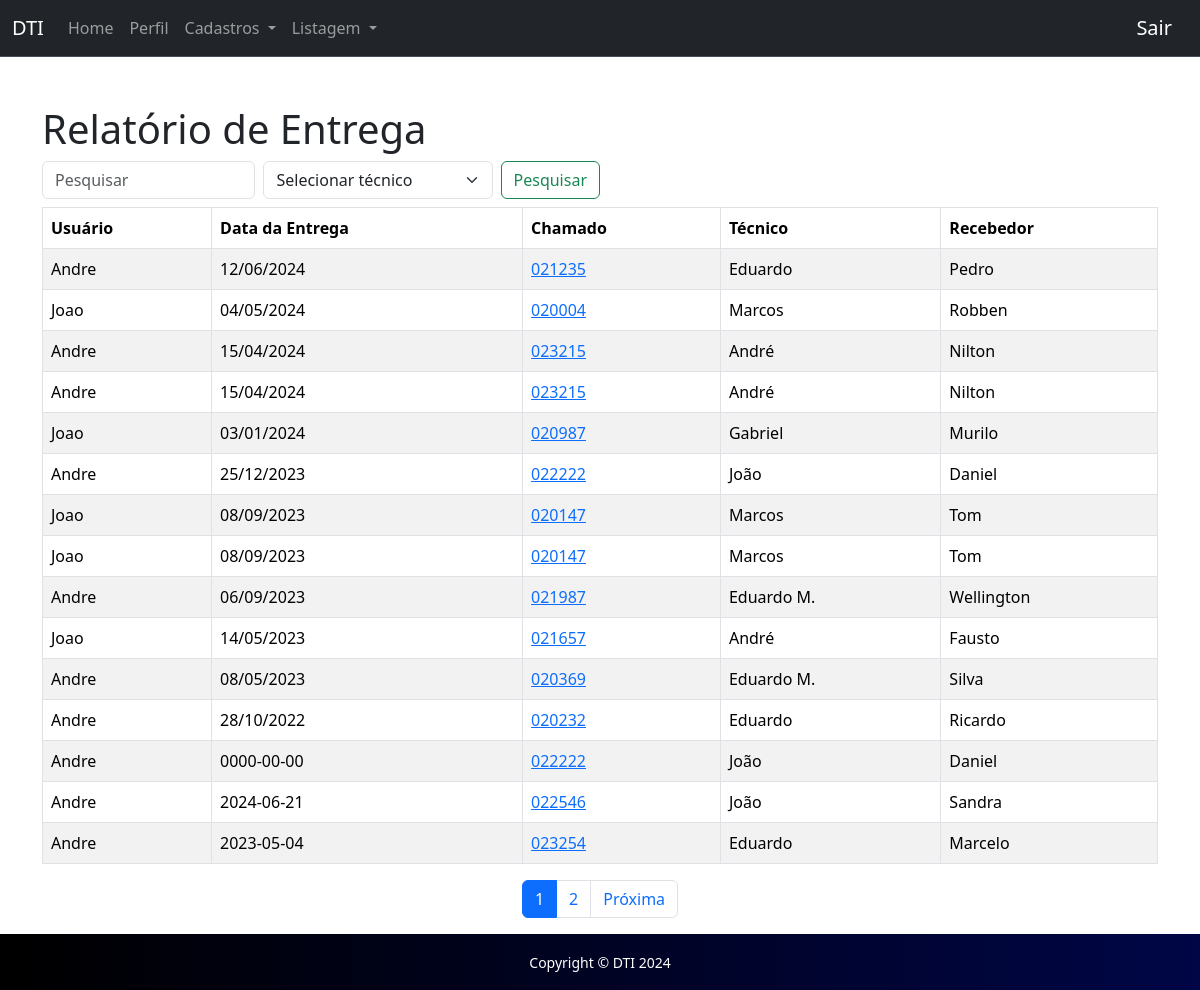
/home/relatorio.php (signed in), run on an earlier commit of the app's database.
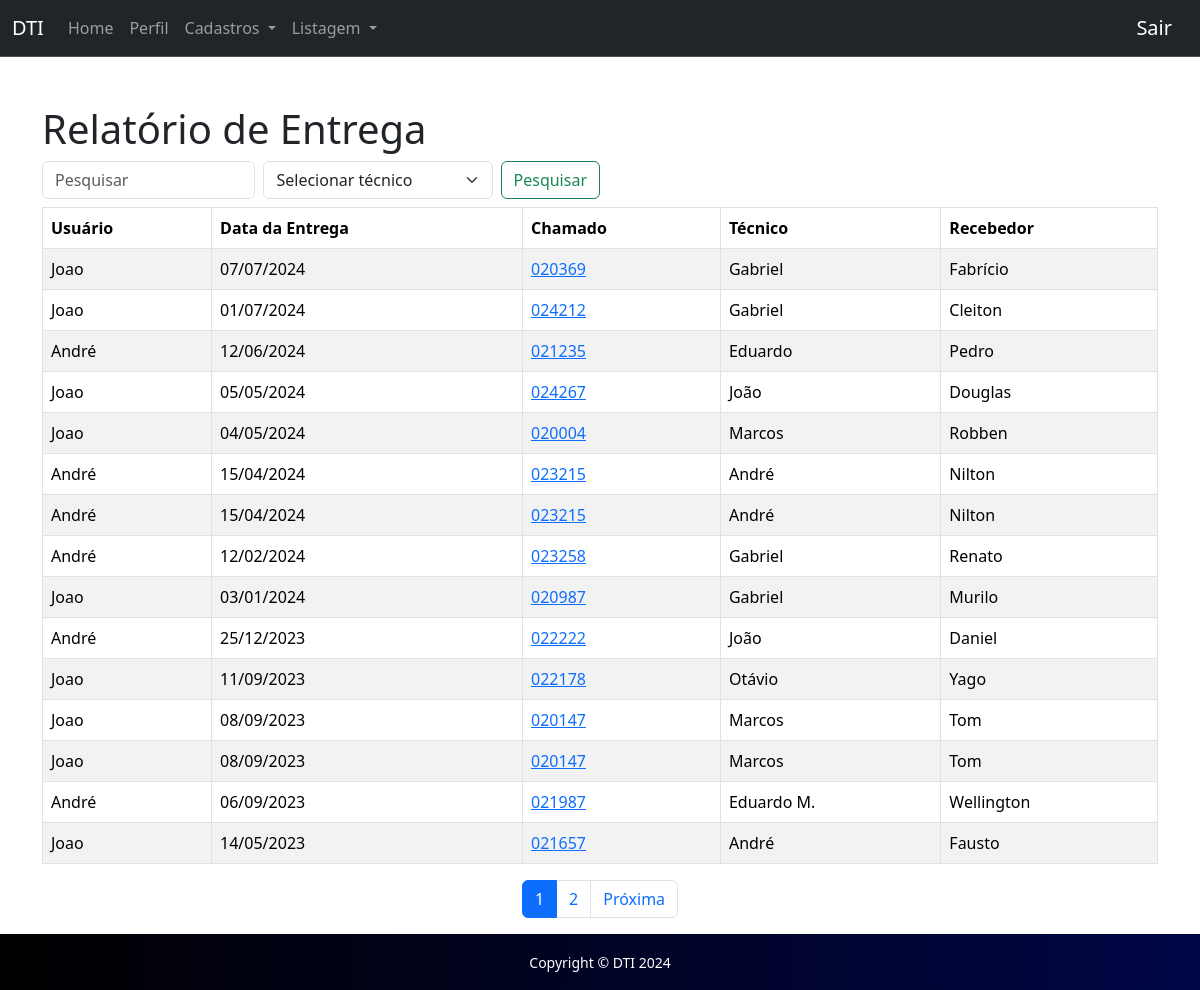
And on a later commit of the database.
### tables this page shows
CREATE TABLE `tabela` (
  `id` int(11) NOT NULL,
  `id_usuario` int(11) NOT NULL,
  `data` varchar(15) NOT NULL,
  `chamado` varchar(20) NOT NULL,
  `id_tecnico` int(11) NOT NULL,
  `recebedor` varchar(100) NOT NULL
);

CREATE TABLE `usuario` (
  `id` int(11) NOT NULL,
  `nome` varchar(100) NOT NULL,
  `senha` varchar(100) NOT NULL,
  `status` int(1) NOT NULL
);

CREATE TABLE `tecnico` (
  `id` int(11) NOT NULL,
  `nome` varchar(100) NOT NULL,
  `status` int(1) NOT NULL
);

### home/relatorio.php (the view, shortened to what this page needs)
<?php
    require_once('../conexao.php');
    $V_WHERE = "";
    $T_WHERE = "";
    $itens_por_pagina = 15;
    $pagina = isset($_GET['page']) ? $_GET['page'] : 1;
    $offset = ($pagina - 1) * $itens_por_pagina;
    $sql_count = "SELECT COUNT(*) AS total FROM tabela WHERE 1 = 1 " . $V_WHERE . $T_WHERE;
    $resultado_count = mysqli_query($conexao, $sql_count);
    $linha_count = mysqli_fetch_assoc($resultado_count);
    $total_registros = $linha_count['total'];
    $total_paginas = ceil($total_registros / $itens_por_pagina);
    $sql = "SELECT tabela.*, usuario.nome AS nome_usuario, tecnico.nome AS nome_tecnico
              FROM tabela
              INNER JOIN usuario ON tabela.id_usuario = usuario.id
              INNER JOIN tecnico ON tabela.id_tecnico = tecnico.id
              WHERE 1 = 1 " . $V_WHERE . $T_WHERE . "
              ORDER BY STR_TO_DATE(tabela.data, '%d/%m/%Y') DESC
              LIMIT $itens_por_pagina OFFSET $offset";
    $resultado = mysqli_query($conexao, $sql);
?>
<!DOCTYPE html>
<html lang="pt-br">
<head>
    <link href="https://cdn.jsdelivr.net/npm/bootstrap@5.3.3/dist/css/bootstrap.min.css" rel="stylesheet">
</head>
<body>
    <?php require_once("../template/menu01.php") ?>
    <main class="container mt-5">
        <h1>Relatório de Entrega</h1>
        <form class="d-flex col-6 mt-2 mb-2" method="post" role="search">
            <input class="form-control me-2" type="search" name="search" placeholder="Pesquisar" aria-label="Search">
            <select class="form-select me-2" name="search-tec" id="search-tec">
                <option selected value="">Selecionar técnico</option>
            </select>
            <button class="btn btn-outline-success" type="submit" name="pesquisar">Pesquisar</button>
        </form>
        <table class="table table-striped table-bordered">
            <thead>
                <tr>
                    <th>Usuário</th>
                    <th>Data da Entrega</th>
                    <th>Chamado</th>
                    <th>Técnico</th>
                    <th>Recebedor</th>
                </tr>
            </thead>
            <tbody>
                <?php
                    while ($linha = mysqli_fetch_array($resultado)) {
                ?>
                <tr>
                    <td><?= $linha['nome_usuario'] ?></td>
                    <td><?= $linha['data'] ?></td>
                    <td><a href="http://sup.umuarama.pr.gov.br/scp/tickets.php?id=<?= $linha['chamado'] ?>" target="_blank"><?= $linha['chamado'] ?></a></td>
                    <td><?= $linha['nome_tecnico'] ?></td>
                    <td><?= $linha['recebedor'] ?></td>
                </tr>
                <?php } ?>
            </tbody>
        </table>
        <nav aria-label="Paginação">
            <ul class="pagination justify-content-center">
                <?php for ($i = 1; $i <= $total_paginas; $i++): ?>
                    <li class="page-item <?= ($pagina == $i) ? 'active' : '' ?>"><a class="page-link" href="?page=<?= $i ?>"><?= $i ?></a></li>
                <?php endfor; ?>
                <?php if ($pagina < $total_paginas): ?>
                    <li class="page-item"><a class="page-link" href="?page=<?= $pagina + 1 ?>">Próxima</a></li>
                <?php endif; ?>
            </ul>
        </nav>
    </main>
    <?php require_once("../template/rodape01.php") ?>
</body>
</html>

### template/menu01.php (shortened to what this page needs)
<header>
    <nav class="navbar bg-dark border-bottom navbar-expand-lg border-body" data-bs-theme="dark">
        <div class="container-fluid">
            <a class="navbar-brand" href="../home/relatorio.php">DTI</a>
            <div class="collapse navbar-collapse" id="navbarNav">
            <ul class="navbar-nav">
                <li class="nav-item">
                    <a class="nav-link" href="../home/relatorio.php">Home</a>
                </li>
                <li class="nav-item">
                    <a class="nav-link" href="../home/perfil.php">Perfil</a>
                </li>
                <li class="nav-item dropdown">
                    <a class="nav-link dropdown-toggle" role="button" data-bs-toggle="dropdown" aria-expanded="false">
                        Cadastros
                    </a>
                </li>
                <li class="nav-item dropdown">
                    <a class="nav-link dropdown-toggle" role="button" data-bs-toggle="dropdown" aria-expanded="false">
                        Listagem
                    </a>
                </li>
            </ul>
            </div>
            <a class="navbar-brand" href="../sair.php">Sair</a>
        </div>
    </nav>
</header>

### template/rodape01.php
<footer id="sticky-footer" style="background: linear-gradient(to right, #000000, #000646); color: white;">
        <div class="container text-center">
            <small>Copyright &copy; DTI 2024</small>
        </div>
    </footer>

### home/relatorio.php (style rules this page uses)
body { display: flex; flex-direction: column; min-height: 100vh; }
main { flex: 1; }
#sticky-footer { flex-shrink: 0; padding: 1rem; background-color: #343a40; color: white; text-align: center; }

What changed in the data, as far as the page shows it:
no longer on this page (row edited): tabela: id_usuario.nome "Andre", data "08/05/2023", chamado "020369", id_tecnico.nome "Eduardo M.", recebedor "Silva"
no longer on this page (row unchanged): tabela: id_usuario.nome "Andre", data "28/10/2022", chamado "020232", id_tecnico.nome "Eduardo", recebedor "Ricardo"
removed tabela: id_usuario.nome "Andre", data "0000-00-00", chamado "022222", id_tecnico.nome "João", recebedor "Daniel"
removed tabela: id_usuario.nome "Andre", data "2024-06-21", chamado "022546", id_tecnico.nome "João", recebedor "Sandra"
removed tabela: id_usuario.nome "Andre", data "2023-05-04", chamado "023254", id_tecnico.nome "Eduardo", recebedor "Marcelo"
added tabela: id_usuario.nome "Joao", data "07/07/2024", chamado "020369", id_tecnico.nome "Gabriel", recebedor "Fabrício"
added tabela: id_usuario.nome "Joao", data "01/07/2024", chamado "024212", id_tecnico.nome "Gabriel", recebedor "Cleiton"
changed through a linked row, tabela "Pedro": id_usuario.nome "Andre" → "André"
added tabela: id_usuario.nome "Joao", data "05/05/2024", chamado "024267", id_tecnico.nome "João", recebedor "Douglas"
changed through a linked row, tabela (number 6 of 15 on the later page): id_usuario.nome "Andre" → "André"
changed through a linked row, tabela (number 7 of 15 on the later page): id_usuario.nome "Andre" → "André"
added tabela: id_usuario.nome "André", data "12/02/2024", chamado "023258", id_tecnico.nome "Gabriel", recebedor "Renato"
changed through a linked row, tabela "Daniel": id_usuario.nome "Andre" → "André"
added tabela: id_usuario.nome "Joao", data "11/09/2023", chamado "022178", id_tecnico.nome "Otávio", recebedor "Yago"
shown differently, row unchanged: tabela (number 12 of 15 on the later page): moves up the list
changed through a linked row, tabela "Wellington": id_usuario.nome "Andre" → "André"
